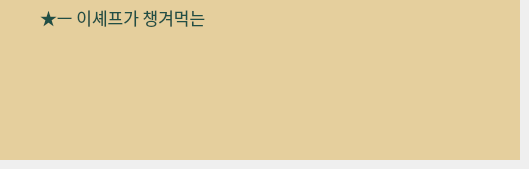
        <widget class="QWidget" name="page_9">
         <widget class="QWidget" name="widget_16" native="true">
          <property name="geometry">
           <rect>
            <x>0</x>
            <y>0</y>
            <width>520</width>
            <height>160</height>
           </rect>
          </property>
          <property name="styleSheet">
           <string notr="true">background-color: rgb(229, 207, 157);</string>
          </property>
          <widget class="QLabel" name="label_31">
           <property name="geometry">
            <rect>
             <x>20</x>
             <y>32</y>
             <width>261</width>
             <height>41</height>
            </rect>
           </property>
           <property name="text">
            <string/>
           </property>
           <property name="pixmap">
            <pixmap>../Images/tenten.png</pixmap>
           </property>
           <property name="scaledContents">
            <bool>true</bool>
           </property>
          </widget>
          <widget class="QLabel" name="label_32">
           <property name="geometry">
            <rect>
             <x>330</x>
             <y>20</y>
             <width>161</width>
             <height>141</height>
            </rect>
           </property>
           <property name="text">
            <string/>
           </property>
           <property name="pixmap">
            <pixmap>../Images/tenten2.png</pixmap>
           </property>
           <property name="scaledContents">
            <bool>true</bool>
           </property>
          </widget>
          <widget class="QLabel" name="label_34">
           <property name="geometry">
            <rect>
             <x>40</x>
             <y>7</y>
             <width>181</width>
             <height>21</height>
            </rect>
           </property>
           <property name="font">
            <font>
             <family>Kim jung chul Script Bold</family>
             <pointsize>13</pointsize>
            </font>
           </property>
           <property name="styleSheet">
            <string notr="true">color: rgb(32, 79, 69);</string>
           </property>
           <property name="text">
            <string>★ㅡ 이셰프가 챙겨먹는</string>
           </property>
          </widget>
          <widget class="QLabel" name="label_36">
           <property name="geometry">
            <rect>
             <x>0</x>
             <y>80</y>
             <width>151</width>
             <height>91</height>
            </rect>
           </property>
           <property name="text">
            <string/>
           </property>
           <property name="pixmap">
            <pixmap>../Images/tenten4.png</pixmap>
           </property>
           <property name="scaledContents">
            <bool>true</bool>
           </property>
          </widget>
          <zorder>label_32</zorder>
          <zorder>label_31</zorder>
          <zorder>label_34</zorder>
          <zorder>label_36</zorder>
         </widget>
        </widget>
